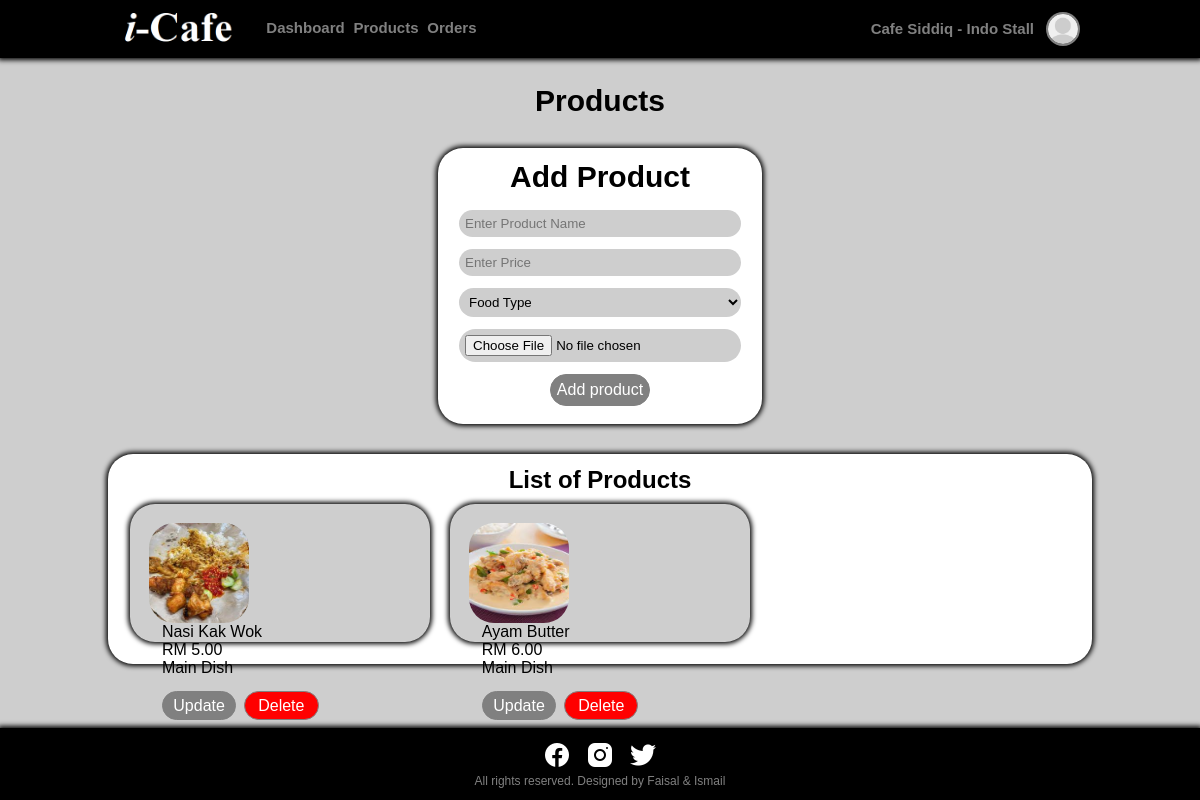
/restaurant_site/products.php (signed in), run on the app's committed database.
### tables this page shows
CREATE TABLE `restaurants` (
  `restaurant_id` int(100) NOT NULL,
  `restaurant_name` varchar(100) NOT NULL,
  `email` varchar(100) NOT NULL,
  `password` varchar(100) NOT NULL,
  `image` varchar(100) NOT NULL
);

CREATE TABLE `products` (
  `product_id` int(100) NOT NULL,
  `restaurant_id` int(100) NOT NULL,
  `restaurant_name` varchar(100) NOT NULL,
  `product_name` varchar(100) NOT NULL,
  `price` decimal(65,2) NOT NULL,
  `type` varchar(100) NOT NULL,
  `popularity` int(100) NOT NULL,
  `times_ordered` int(100) NOT NULL,
  `midnight_orders` int(100) NOT NULL,
  `morning_orders` int(100) NOT NULL,
  `afternoon_orders` int(100) NOT NULL,
  `evening_orders` int(100) NOT NULL,
  `night_orders` int(100) NOT NULL,
  `image` varchar(100) NOT NULL
);

### restaurant_site/products.php (the view, shortened to what this page needs)
<?php
include '../components/connect.php';
$restaurant_id = $_SESSION['restaurant_id'];
?>
<!DOCTYPE html>
<html>
<head>
    <?php include '../components/head.php' ?>
</head>
<body>
    <?php include '../components/restaurant_header.php' ?>
    <section class="add_products">
        <h1 class="text_align_center">Products</h1>
        <div class="add_products_container text_align_center">
            <h1 class="text_align_center">Add Product</h1>
            <form action="" method="POST" enctype="multipart/form-data">
                <input type="text" required placeholder="Enter Product Name" name="product_name" maxlength="100"
                    class="box">
                <input type="decimal" min="0" max="9999999999" required placeholder="Enter Price" name="price"
                    onkeypress="if(this.value.length == 10) return false;" class="box">
                <select name="type" required>
                    <option value="" disabled selected>Food Type</option>
                </select>
                <input type="file" name="image" class="box" accept="image/jpg, image/jpeg, image/png, image/webp"
                    required>
                <input type="submit" value="Add product" name="add_product" class="button add_products_button">
            </form>
        </div>
    </section>
    <section class="products_list" style="padding-top: 0;">
        <div class="food_container">
            <h1 class="text_align_center">List of Products</h1>
            <?php
            $show_products = mysqli_query($conn, "SELECT * FROM `products` WHERE restaurant_id = '$restaurant_id'") or die('query failed');
            if (mysqli_num_rows($show_products) > 0) {
                while ($fetch_products = mysqli_fetch_assoc($show_products)) {
                    ?>
                    <div class="food_box">
                        <img src="../assets/food_pictures/<?= $fetch_products['image']; ?>" alt="">
                        <div class="food_name">
                            <?= $fetch_products['product_name']; ?>
                        </div>
                        <div class="food_details">
                            <div class="price"><span>RM</span>
                                <?= $fetch_products['price']; ?>
                            </div>
                            <div class="category">
                                <?= $fetch_products['type']; ?>
                            </div>
                        </div>
                        <div class="buttons text_align_center">
                            <a href="update_product.php?update=<?= $fetch_products['product_id']; ?>"
                                class="button update_button">Update</a>
                            <a href="products.php?delete=<?= $fetch_products['product_id']; ?>" class="button delete_button"
                                onclick="return confirm('Delete this product?');">Delete</a>
                        </div>
                    </div>
                    <?php
                }
            } else {
                echo '<p class="text_align_center">No products added yet!</p>';
            }
            ?>
        </div>
    </section>
    <?php include '../components/footer.php' ?>
</body>
</html>

### components/restaurant_header.php (shortened to what this page needs)
<header>
    <section class="navigation_bar">
        <div class="menu_bar">
            <div class="logo">
                <a href="home.php" title="Logo">
                    <img src="../assets/logo_white.png" alt="i-Cafe Logo" class="responsive_image">
                </a>
            </div>
            <div class="profile dropdown">
                <?php
                $select = mysqli_query($conn, "SELECT * FROM `restaurants` WHERE restaurant_id = '$restaurant_id'") or die('query failed');
                if (mysqli_num_rows($select) > 0) {
                    $fetch = mysqli_fetch_assoc($select);
                }
                if ($fetch['image'] == '') {
                    echo '<a href="restaurant_profile.php"><img src="../assets/profile_pictures/default-avatar.png"></a>';
                } else {
                    echo '<a href="restaurant_profile.php"><img src="../assets/profile_pictures/' . $fetch['image'] . '"></a>';
                }
                ?>
                <h3>
                    <?php echo '<a href="restaurant_profile.php" class="dropbtn">' . $fetch['restaurant_name'] . '</a>' ?>
                </h3>
            </div>
            <div class="restaurant_navigation_links text_align_left">
                <ul>
                    <li>
                        <a href="restaurant_panel.php">Dashboard</a>
                    </li>
                    <li>
                        <a href="products.php">Products</a>
                    </li>
                    <li>
                        <a href="restaurant_orders.php">Orders</a>
                    </li>
                </ul>
            </div>
        </div>
    </section>
</header>

### css/style226.css (style rules this page uses)
* { margin: 0 0; padding: 0 0; font-family: Arial, Helvetica, sans-serif; }
body { background-color: #cecece; }
.text_align_left { text-align: left; }
.text_align_center { text-align: center; }
.responsive_image { width: 100%; }
a { color: gray; text-decoration: none; }
.button, button { padding: 0.75%; border: none; font-size: 1rem; border-radius: 25px; background-color: gray; color: white; cursor: pointer; border: 1px solid gray; }
.menu_bar { background-color: black; width: 100%; position: fixed; top: 0; left: 0; z-index: 1; box-shadow: 0px 0px 5px 2px black; }
.logo { width: 10%; float: left; padding: 0 0 0 10%; }
.dropbtn { padding-bottom: 27px; border: none; }
.restaurant_navigation_links { width: 39%; margin: 0px auto; margin-top: 1.65%; padding: 0 2%; float: left; }
.restaurant_navigation_links ul { list-style-type: none; }
.restaurant_navigation_links ul li { display: inline; padding: 0.5%; font-weight: bold; font-size: 15px; }
.profile { line-height: 10px; }
.profile img { width: 2.5%; float: right; border-radius: 50%; margin: 1% 10% 0 0.5%; border-style: solid; border-width: 2px; border-color: gray; }
.profile h3 { font-size: 15px; color: white; float: right; margin-top: 1.5%; padding: 0.5%; }
.food_box { width: 27%; height: 65%; margin: 1%; padding: 2%; float: left; background-color: #cecece; border-radius: 25px; box-shadow: 0px 0px 5px 2px black; }
.food_details { width: 60%; float: left; margin-left: 5%; }
.update_button { width: 25%; padding: 2%; margin: 2% 3%; }
.add_products h1 { margin-bottom: 25px; font-size: 30px; }
.add_products_container { background-color: white; border-radius: 25px; width: 25%; margin: 2.5% auto; padding: 1%; box-shadow: 0px 0px 5px 2px black; }
.add_products_container h1 { margin-bottom: 10px; font-size: 30px; }
.add_products_container form .box { background-color: #cecece; width: 90%; padding: 2%; border: none; border-radius: 25px; margin: 2% 3%; }
.add_products_container form select { background-color: #cecece; width: 94%; padding: 2%; border: none; border-radius: 25px; margin: 2% 2%; }
.add_products_container form select option { background: white; }
.add_products_button { width: auto; padding: 2%; margin: 2% 3%; }
.products_list .food_container { background-color: white; border-radius: 25px; width: 80%; margin: 25px auto; padding: 1%; box-shadow: 0px 0px 5px 2px black; }
.products_list .food_box { width: 27.33%; height: 100px; margin: 1%; padding: 2%; background-color: #cecece; border-radius: 25px; float: left; }
.products_list img { width: 100px; height: 100px; float: left; border-radius: 25px; }
.products_list .food_name { width: 60%; float: left; margin-left: 5%; }
.products_list .food_details { width: 60%; height: 50%; float: left; margin-left: 5%; }
.products_list .buttons { width: 60%; height: 20%; float: left; margin-left: 5%; }
.products_list .update_button { width: 40%; padding: 3%; margin: 0%; float: left; }
.products_list .delete_button { width: 40%; padding: 3%; margin-left: 5%; float: left; background-color: red; }

### data on the page
restaurants: restaurant_name "Cafe Siddiq - Indo Stall"
products: image (picture), product_name "Nasi Kak Wok", price "5.00", type "Main Dish"
products: image (picture), product_name "Ayam Butter", price "6.00", type "Main Dish"
